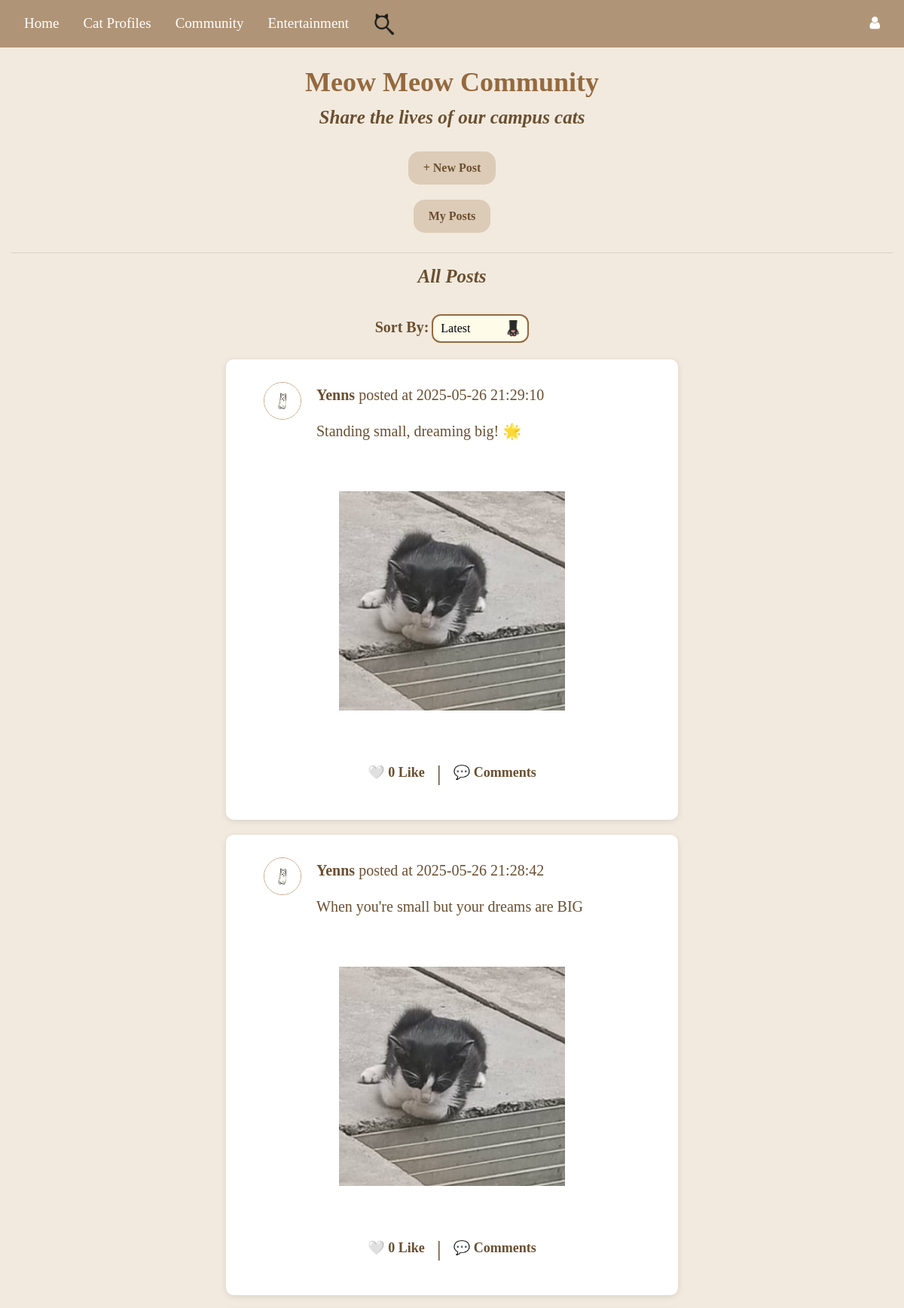
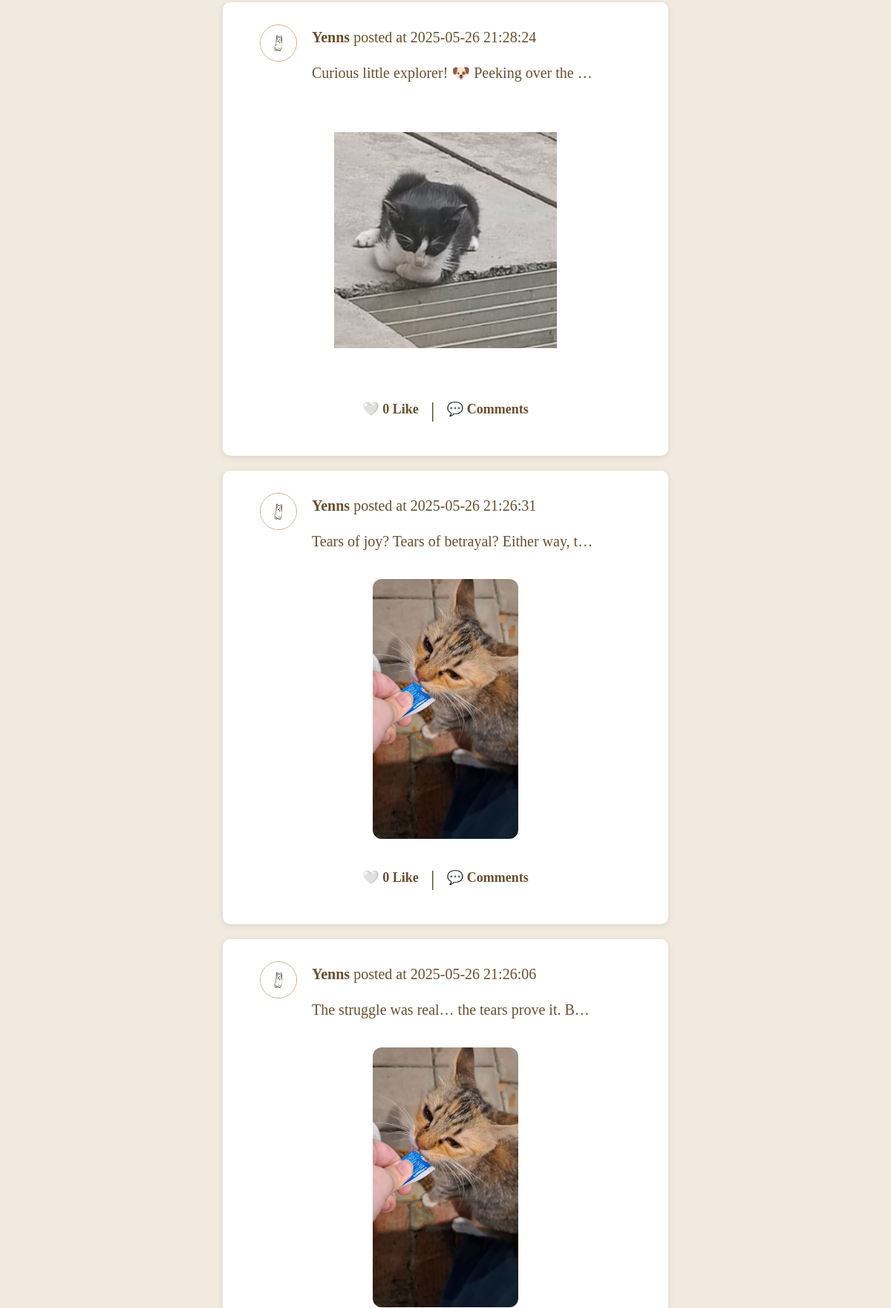
The page /community_feature (upper part) on the database its author committed (2 pictures, top to bottom).
### tables this page shows
CREATE TABLE "post" (
	"post_id"	INTEGER,
	"user_id"	INTEGER,
	"content"	TEXT,
	"media_type"	TEXT,
	"media_url"	TEXT,
	"created_at"	TIMESTAMP DEFAULT CURRENT_TIMESTAMP,
	"updated_at"	TIMESTAMP DEFAULT CURRENT_TIMESTAMP,
	"cat_hashtag"	TEXT,
	PRIMARY KEY("post_id"),
	FOREIGN KEY("user_id") REFERENCES "user"("id") ON DELETE CASCADE
);

### Website/community.py (the view)
@community_bp.route('/community_feature')
def community_feature():
    user_id = current_user.id if current_user.is_authenticated else -1
    sort = request.args.get('sort', 'date_desc')
    if sort == 'date_asc':
        order_by = 'post.created_at ASC'
    elif sort == 'date_desc':
        order_by = 'post.created_at DESC'
    elif sort == 'likes_desc':
        order_by = 'like_count DESC'
    else:
        order_by = 'post.user_id'
    conn = get_db_connection()
    query = f'''
        SELECT post.*, user.name, user.profile_picture,
            COUNT(likes.id) AS like_count,
            CASE
                WHEN EXISTS (
                    SELECT 1 FROM likes
                    WHERE likes.post_id = post.post_id AND likes.user_id = ?
                ) THEN 1
                ELSE 0
            END AS liked_by_current_user
        FROM post
        JOIN user ON post.user_id = user.id
        LEFT JOIN likes ON post.post_id = likes.post_id
        GROUP BY post.post_id
        ORDER BY {order_by}
    '''
    posts = conn.execute(query, (user_id,)).fetchall()
    conn.close()
    return render_template("community_index.html", user=current_user, posts=posts, sort=sort, cat_names=get_cat_names())

### Website/community.py (called while the page is built)
def get_db_connection():
    db_path = os.path.join(os.path.dirname(__file__), '..', 'instance', 'datebase.db')
    db_path = os.path.abspath(db_path)
    conn = sqlite3.connect(db_path)
    conn.row_factory = sqlite3.Row
    return conn

def get_cat_names():
    conn = get_db_connection()
    if conn is None:
        return []
    cursor = conn.cursor()
    cursor.execute('SELECT name FROM profiles')
    cat_names = [row['name'] for row in cursor.fetchall()]
    conn.close()
    return cat_names

### Website/templates/community_index.html (shortened to what this page needs)
{% extends "base.html" %}
{% block content %}
<h1>Meow Meow Community</h1>
<h2>Share the lives of our campus cats</h2>
<div class="button-container">
    <button onclick ="openModal()" >+ New Post</button>
    <button onclick="window.location.href='{{ url_for('community.my_posts') }}'" >My Posts</button>
</div>
<hr>
<h2>All Posts</h2>
<div class="sort-container" >
    <label for="sort-by">Sort By: </label>
    <select id="sort-by" onchange="sortPosts()">
        <option value="date_desc" {% if sort == 'date_desc' %}selected{% endif %}>Latest</option>
    </select>
</div>
{% for post in posts %}
    <div class="post" onclick="window.location.href='/post/{{ post['post_id'] }}'">
        <div class="post-info">
            <img class="profile-picture" src="{{ url_for('static', filename='Userprofile/' + (post['profile_picture'] if post['profile_picture'] else 'default_profilepic.png')) }}" alt="Avatar">
            <p><strong>{{ post['name'] }}</strong> posted at {{ post['created_at'] }}</p>
        </div>
        <p class="post-content">{{ post['content'] }}</p>
        <div class="media">
            {% if post['media_url'] %}
                {% set ext = post['media_url'].rsplit('.', 1)[1].lower() %}
                {% if ext in ['jpg', 'jpeg', 'png', 'gif'] %}
                    <img src="{{ url_for('static', filename=post['media_url']) }}" alt="Image">
                {% elif ext in ['mp4', 'mov', 'avi'] %}
                    <video controls>
                        <source src="{{ url_for('static', filename=post['media_url']) }}" type="video/{{ ext }}">
                    </video>
                {% endif %}
            {% endif %}
        </div>
        <div class="post-actions">
            <form id="like-form-{{ post['post_id'] }}" action="{{ url_for('community.like_post' if not post['liked_by_current_user'] else 'community.unlike_post', post_id=post['post_id']) }}" method="post" style="display:inline;">
                <button type="submit" class="post-action-button">
                    {% if post['liked_by_current_user'] %}
                        ❤️
                    {% else %}
                        🤍
                    {% endif %}
                    {{ post['like_count'] }} Like
                </button>
            </form>
            <span class="separator">|</span>
            <button class="post-action-button" onclick="event.stopPropagation(); window.location.href='/post/{{ post['post_id'] }}#comments'">
                💬 Comments
            </button>
        </div>
    </div>
{% endfor %}
{% endblock %}

### Website/templates/base.html (style rules this page uses)
body { background-color: #f9f4ef; }

### Website/templates/community_index.html (style rules this page uses)
html,body { margin: 0; padding: 0; box-sizing: border-box; font-family: 'Times New Roman', Times, serif; background-color: #f2eadf; }
h1 { font-weight: bold; color: #94693e; text-align: center; font-size: 36px; margin-bottom: 10px; padding-top: 25px; }
h2 { font-weight: bold; font-size: 25px; color: #6b4f2f; text-align: center; font-style: italic; margin-top: 0; margin-bottom: 20px; }
p { text-align: center; color: #6b4f2f; font-size: 20px; white-space: normal; max-width: 70%; overflow-wrap: break-word; }
.sort-container { text-align: center; margin-bottom: 20px; }
.sort-container label { color: #6b4f2f; font-weight: bold; font-size: 20px; }
.sort-container select { padding: 5px 40px 5px 10px; cursor: pointer; background-color: #fffbe9; border-radius: 12px; margin-top: 15px; appearance: none; border: 2px solid #94693e; outline: none; background-image: url("/static/cat_paws_icon.png"); background-repeat: no-repeat; background-position: right 8px center; background-size: 20px; }
.post { display: flex; flex-direction: column; width: 100%; max-width: 600px; max-height: 650px; background-color: #ffffff; border-radius: 10px; margin: 20px auto; overflow: hidden; box-shadow: 0 2px 8px rgba(0, 0, 0, 0.1); padding: 30px; cursor: pointer; }
.post-info { width: 100%; display: flex; align-items: center; justify-content: flex-start; margin-left: 20px; }
.post-info img.profile-picture { width: 50px; height: 50px; border-radius: 50%; margin-right: 20px; border: 1px solid #c8a786; }
.post-content { text-align: left; margin-left: 90px; overflow: hidden; white-space: nowrap; text-overflow: ellipsis; max-width: 380px; max-height: 230px; }
.media { display: flex; align-items: center; justify-content: center; margin: 10px 0; }
.media img, .media video { margin: 10px auto; border-radius: 12px; max-width: 300px; height: 350px; object-fit: contain; }
.post-actions { margin: 10px 0; display: flex; justify-content: center; align-items: center; }
.post-action-button { background: none; border: none; color: #6b4f2f; cursor: pointer; font-weight: bold; font-size: 18px; margin: 0 10px; }
.post-actions .separator { font-size: 30px; color: #6b4f2f; }
.button-container { display: flex; flex-direction: column; align-items: center; margin-top: 10px; }
.button-container button, .modal-content button { margin: 10px auto; padding: 10px 20px; background-color: #dccbb7; border-radius: 15px; border: none; color: #6b4f2f; font-size: 16px; font-weight: bold; cursor: pointer; transition: transform 0.2s ease; }

### rows shown on the page
post: name "Yenns", created_at "2025-05-26 21:29:10", content "Standing small, dreaming big! 🌟", media_url (picture), like_count "0"
post: name "Yenns", created_at "2025-05-26 21:28:42", content "When you're small but your dreams are BIG", media_url (picture), like_count "0"
post: name "Yenns", created_at "2025-05-26 21:28:24", content "Curious little explorer! 🐶 Peeking over the…", media_url (picture), like_count "0"
post: name "Yenns", created_at "2025-05-26 21:26:31", content "Tears of joy? Tears of betrayal? Either way, t…", media_url (picture), like_count "0"
post: name "Yenns", created_at "2025-05-26 21:26:06", content "The struggle was real… the tears prove it. B…", media_url (picture)
